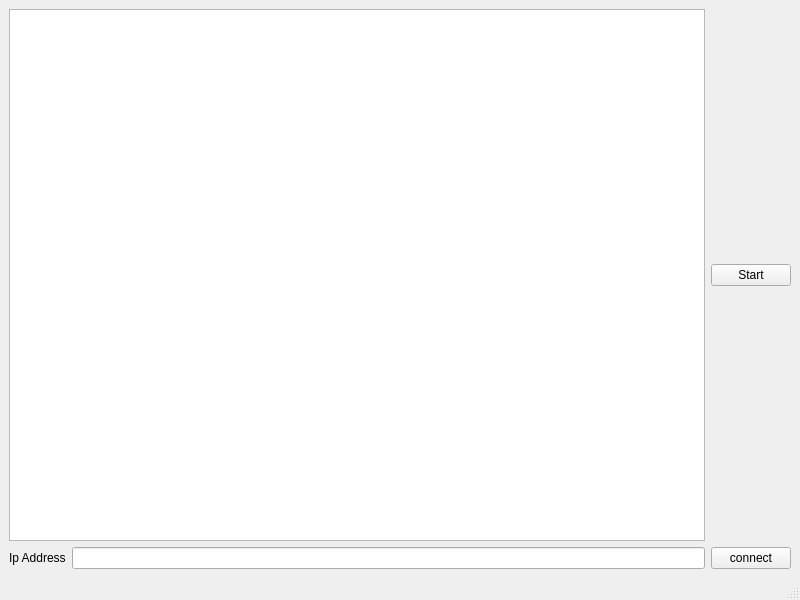
<?xml version="1.0" encoding="UTF-8"?>
<ui version="4.0">
 <class>MainWindow</class>
 <widget class="QMainWindow" name="MainWindow">
  <property name="geometry">
   <rect>
    <x>0</x>
    <y>0</y>
    <width>800</width>
    <height>600</height>
   </rect>
  </property>
  <property name="windowTitle">
   <string>MainWindow</string>
  </property>
  <widget class="QWidget" name="centralwidget">
   <layout class="QGridLayout" name="gridLayout">
    <item row="1" column="1">
     <widget class="QLineEdit" name="line_ip"/>
    </item>
    <item row="1" column="2">
     <widget class="QPushButton" name="connectBotton">
      <property name="text">
       <string>connect</string>
      </property>
     </widget>
    </item>
    <item row="0" column="0" colspan="2">
     <widget class="QTextBrowser" name="textBrowser"/>
    </item>
    <item row="0" column="2">
     <widget class="QPushButton" name="startBotton">
      <property name="text">
       <string>Start</string>
      </property>
      <property name="checkable">
       <bool>true</bool>
      </property>
     </widget>
    </item>
    <item row="1" column="0">
     <widget class="QLabel" name="label">
      <property name="text">
       <string>Ip Address</string>
      </property>
     </widget>
    </item>
   </layout>
  </widget>
  <widget class="QMenuBar" name="menubar">
   <property name="geometry">
    <rect>
     <x>0</x>
     <y>0</y>
     <width>800</width>
     <height>21</height>
    </rect>
   </property>
  </widget>
  <widget class="QStatusBar" name="statusbar"/>
 </widget>
 <resources/>
 <connections/>
</ui>
